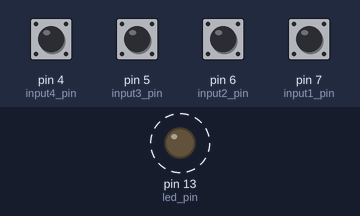
This sketch was run on a simulated Arduino Uno, built with avr-gcc and run on an emulated ATmega328P. Parts: output pins drawn as LEDs (lit = HIGH). Dashed ring = blinking. The inputs (shaded band) are chosen by the test bench; at power-on: pin 4 (input4_pin), pin 5 (input3_pin), pin 6 (input2_pin), pin 7 (input1_pin) HIGH. No radio packets arrive unless stated; pins used as bus, display or sensor lines are not drawn; what the sketch prints to the serial monitor is not drawn.

Above: at 0.5 s.
Timing chart, 0 to 3.0 s (numbered marks = the images above):
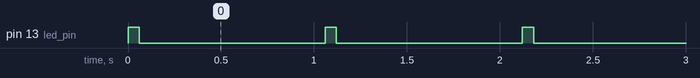

Measured:
- by itself, pin 13 (led_pin): alternates HIGH for 0.06 s and LOW for 1.0 s

The sketch:

transmitter_ro_aut.ino
```cpp
#include <VirtualWire.h>


const int led_pin = 13;
const int transmit_pin = 12;
const int input1_pin = 7;
const int input2_pin = 6;
const int input3_pin = 5;
const int input4_pin = 4;
int input1_value;
int input2_value;
int input3_value;
int input4_value;
const int vcc = A0;
void setup()
{
   // Init
   vw_set_tx_pin(transmit_pin);
   vw_setup(2000);
   Serial.begin(9600);
   Serial.println("setup");
   pinMode(led_pin, OUTPUT);
   pinMode(input1_pin,INPUT);
   pinMode(input2_pin,INPUT);
   pinMode(input3_pin,INPUT);
   pinMode(input4_pin,INPUT);
   pinMode(vcc,OUTPUT);
   digitalWrite(vcc, HIGH);

}
void loop()
{

   input1_value = digitalRead(input1_pin);
   input2_value = digitalRead(input2_pin);
   input3_value = digitalRead(input3_pin);
   input4_value = digitalRead(input4_pin);

 char msg[4] = {'0','0','0','0'};
   if (input1_value == 0){
      msg[0] = '1';
   }
   if (input2_value == 0){
      msg[1] = '1';
   }
   if (input3_value == 0){
      msg[2] = '1';
   }
   if (input4_value == 0){
      msg[3] = '1';
   }
   for (int i = 0; i < 4; i++)
   {
     Serial.print(char(msg[i]));
     Serial.print(' ');

   }
   Serial.println(' ');
   Serial.println(digitalRead(input1_pin));
   digitalWrite(led_pin, HIGH);
   vw_send((uint8_t *)msg, 4);
   vw_wait_tx(); // Wait until the whole message is gone
   digitalWrite(led_pin, LOW);
   delay(1000);
}
```
